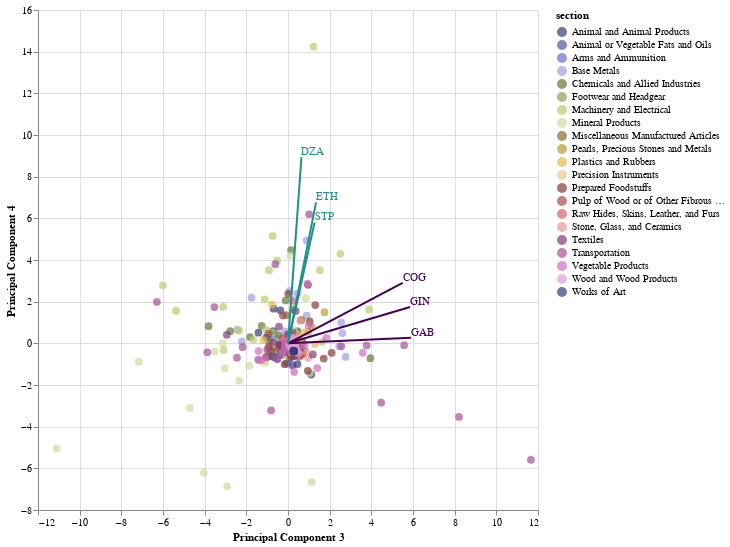

Notebook cell for this chart:
### Code cell
biplot_PCA(country_features, 10, 3, 4, obs='section')

### Figure 1 — Vega-Lite specification as saved in the notebook (floating-point values rounded to 4 significant figures; data arrays with more than 128 entries replaced by an {"elided": "..."} marker saying what was removed)
{"config": {"view": {"continuousWidth": 400, "continuousHeight": 300}}, "layer": [{"data": {"name": "data-b50e50a4d8a2dcb98e33d9a3cbfa6eca"}, "mark": {"type": "circle", "size": 60}, "encoding": {"color": {"type": "nominal", "field": "section", "legend": {"orient": "right"}, "scale": {"scheme": "category20b"}}, "tooltip": [{"type": "nominal", "field": "section"}, {"type": "nominal", "field": "year"}], "x": {"type": "quantitative", "axis": {"title": "Principal Component 3"}, "field": "PC3"}, "y": {"type": "quantitative", "axis": {"title": "Principal Component 4"}, "field": "PC4"}}, "selection": {"selector005": {"type": "interval", "bind": "scales", "encodings": ["x", "y"]}}}, {"data": {"name": "data-10044cbb868e7fb6f75171d2144841d1"}, "mark": {"type": "line", "color": "#440154FF"}, "encoding": {"detail": {"type": "nominal", "field": "index"}, "x": {"type": "quantitative", "field": "PC3"}, "y": {"type": "quantitative", "field": "PC4"}}, "height": 500, "width": 500}, {"data": {"name": "data-b38749ca8bfde06e8b10998f1c1a745d"}, "mark": {"type": "line", "color": "#21908CFF"}, "encoding": {"detail": {"type": "nominal", "field": "index"}, "x": {"type": "quantitative", "field": "PC3"}, "y": {"type": "quantitative", "field": "PC4"}}, "height": 500, "width": 500}, {"data": {"name": "data-d42ab0297ba6fbb1db2810c88599ab42"}, "mark": {"type": "text", "align": "left", "baseline": "bottom", "color": "#440154FF"}, "encoding": {"text": {"type": "nominal", "field": "index"}, "x": {"type": "quantitative", "field": "PC3"}, "y": {"type": "quantitative", "field": "PC4"}}}, {"data": {"name": "data-9fe872bab4930cd649013cbceac25024"}, "mark": {"type": "text", "align": "left", "baseline": "bottom", "color": "#21908CFF"}, "encoding": {"text": {"type": "nominal", "field": "index"}, "x": {"type": "quantitative", "field": "PC3"}, "y": {"type": "quantitative", "field": "PC4"}}}], "$schema": "https://vega.github.io/schema/vega-lite/v4.8.1.json", "datasets": {"data-b50e50a4d8a2dcb98e33d9a3cbfa6eca": {"elided": "357 records"}, "data-10044cbb868e7fb6f75171d2144841d1": [{"index": "COG", "PC3": 5.502, "PC4": 2.907}, {"index": "GIN", "PC3": 5.86, "PC4": 1.742}, {"index": "GAB", "PC3": 5.904, "PC4": 0.2663}, {"index": "COG", "PC3": 0.0, "PC4": 0.0}, {"index": "GIN", "PC3": 0.0, "PC4": 0.0}, {"index": "GAB", "PC3": 0.0, "PC4": 0.0}], "data-b38749ca8bfde06e8b10998f1c1a745d": [{"index": "STP", "PC3": 1.275, "PC4": 5.802}, {"index": "ETH", "PC3": 1.346, "PC4": 6.764}, {"index": "DZA", "PC3": 0.6461, "PC4": 8.939}, {"index": "STP", "PC3": 0.0, "PC4": 0.0}, {"index": "ETH", "PC3": 0.0, "PC4": 0.0}, {"index": "DZA", "PC3": 0.0, "PC4": 0.0}], "data-d42ab0297ba6fbb1db2810c88599ab42": [{"index": "COG", "PC3": 5.502, "PC4": 2.907}, {"index": "GIN", "PC3": 5.86, "PC4": 1.742}, {"index": "GAB", "PC3": 5.904, "PC4": 0.2663}], "data-9fe872bab4930cd649013cbceac25024": [{"index": "STP", "PC3": 1.275, "PC4": 5.802}, {"index": "ETH", "PC3": 1.346, "PC4": 6.764}, {"index": "DZA", "PC3": 0.6461, "PC4": 8.939}]}}
